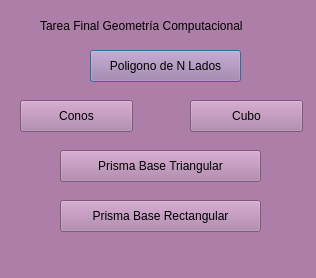
<?xml version="1.0" encoding="UTF-8"?>
<ui version="4.0">
 <class>Dialog</class>
 <widget class="QDialog" name="Dialog">
  <property name="geometry">
   <rect>
    <x>0</x>
    <y>0</y>
    <width>316</width>
    <height>278</height>
   </rect>
  </property>
  <property name="windowTitle">
   <string>Menu</string>
  </property>
  <property name="windowOpacity">
   <double>1.000000000000000</double>
  </property>
  <property name="styleSheet">
   <string notr="true">background-color: rgb(173, 127, 168);</string>
  </property>
  <widget class="QLabel" name="label_2">
   <property name="geometry">
    <rect>
     <x>40</x>
     <y>10</y>
     <width>261</width>
     <height>31</height>
    </rect>
   </property>
   <property name="text">
    <string>Tarea Final Geometría Computacional</string>
   </property>
  </widget>
  <widget class="QPushButton" name="pushButton_2">
   <property name="geometry">
    <rect>
     <x>90</x>
     <y>50</y>
     <width>151</width>
     <height>32</height>
    </rect>
   </property>
   <property name="text">
    <string>Poligono de N Lados</string>
   </property>
  </widget>
  <widget class="QPushButton" name="pushButton_3">
   <property name="geometry">
    <rect>
     <x>20</x>
     <y>100</y>
     <width>113</width>
     <height>32</height>
    </rect>
   </property>
   <property name="text">
    <string>Conos</string>
   </property>
  </widget>
  <widget class="QPushButton" name="pushButton_4">
   <property name="geometry">
    <rect>
     <x>190</x>
     <y>100</y>
     <width>113</width>
     <height>32</height>
    </rect>
   </property>
   <property name="styleSheet">
    <string notr="true">border-bottom-color: rgb(173, 127, 168);
alternate-background-color: rgb(173, 127, 168);</string>
   </property>
   <property name="text">
    <string>Cubo</string>
   </property>
  </widget>
  <widget class="QPushButton" name="pushButton_5">
   <property name="geometry">
    <rect>
     <x>60</x>
     <y>200</y>
     <width>201</width>
     <height>32</height>
    </rect>
   </property>
   <property name="text">
    <string>Prisma Base Rectangular</string>
   </property>
  </widget>
  <widget class="QPushButton" name="pushButton_6">
   <property name="geometry">
    <rect>
     <x>60</x>
     <y>150</y>
     <width>201</width>
     <height>32</height>
    </rect>
   </property>
   <property name="text">
    <string>Prisma Base Triangular</string>
   </property>
  </widget>
 </widget>
 <layoutdefault spacing="6" margin="11"/>
 <resources/>
 <connections/>
</ui>
